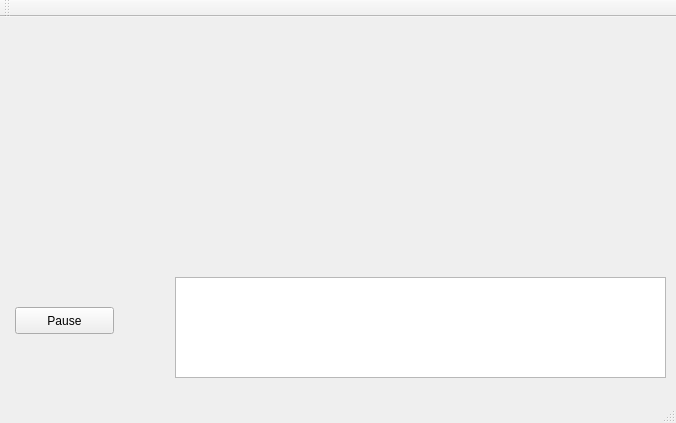
<?xml version="1.0" encoding="UTF-8"?>
<ui version="4.0">
 <class>dialog</class>
 <widget class="QMainWindow" name="dialog">
  <property name="geometry">
   <rect>
    <x>0</x>
    <y>0</y>
    <width>676</width>
    <height>423</height>
   </rect>
  </property>
  <property name="windowTitle">
   <string>dialog</string>
  </property>
  <widget class="QWidget" name="centralWidget">
   <widget class="QPushButton" name="btnPauseOrResume">
    <property name="geometry">
     <rect>
      <x>15</x>
      <y>290</y>
      <width>99</width>
      <height>27</height>
     </rect>
    </property>
    <property name="text">
     <string>Pause</string>
    </property>
   </widget>
   <widget class="QLabel" name="lblOriginal">
    <property name="geometry">
     <rect>
      <x>5</x>
      <y>0</y>
      <width>320</width>
      <height>240</height>
     </rect>
    </property>
    <property name="text">
     <string/>
    </property>
   </widget>
   <widget class="QLabel" name="lblProcessed">
    <property name="geometry">
     <rect>
      <x>345</x>
      <y>5</y>
      <width>320</width>
      <height>240</height>
     </rect>
    </property>
    <property name="text">
     <string/>
    </property>
   </widget>
   <widget class="QPlainTextEdit" name="txtXYRadius">
    <property name="geometry">
     <rect>
      <x>175</x>
      <y>260</y>
      <width>491</width>
      <height>101</height>
     </rect>
    </property>
   </widget>
  </widget>
  <widget class="QMenuBar" name="menuBar">
   <property name="geometry">
    <rect>
     <x>0</x>
     <y>0</y>
     <width>676</width>
     <height>25</height>
    </rect>
   </property>
  </widget>
  <widget class="QToolBar" name="mainToolBar">
   <attribute name="toolBarArea">
    <enum>TopToolBarArea</enum>
   </attribute>
   <attribute name="toolBarBreak">
    <bool>false</bool>
   </attribute>
  </widget>
  <widget class="QStatusBar" name="statusBar"/>
 </widget>
 <layoutdefault spacing="6" margin="11"/>
 <resources/>
 <connections/>
</ui>
